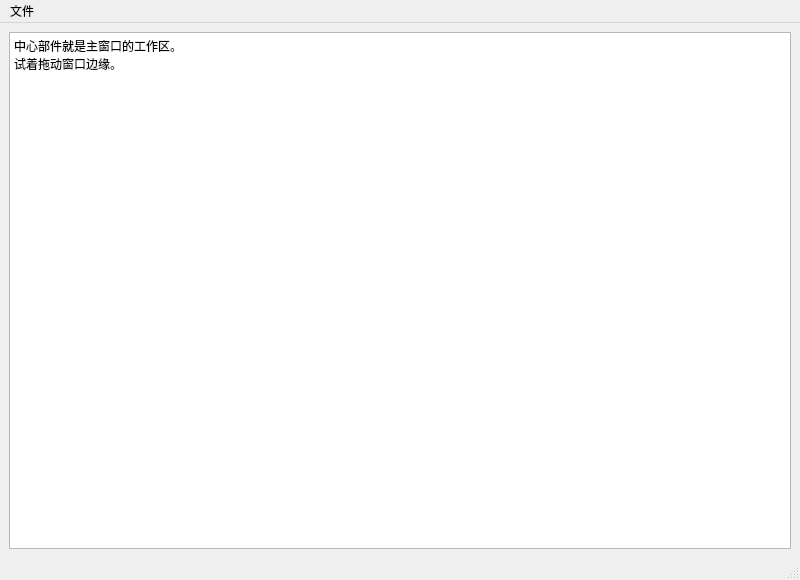
<?xml version="1.0" encoding="UTF-8"?>
<ui version="4.0">
 <class>MainWindow</class>
 <widget class="QMainWindow" name="MainWindow">
  <property name="geometry">
   <rect>
    <x>0</x>
    <y>0</y>
    <width>800</width>
    <height>580</height>
   </rect>
  </property>
  <property name="windowTitle">
   <string>31 主窗口与中心部件</string>
  </property>
  <widget class="QWidget" name="centralwidget">
   <layout class="QVBoxLayout" name="verticalLayout">
    <item>
     <widget class="QTextEdit" name="textEdit">
      <property name="plainText">
       <string>中心部件就是主窗口的工作区。
试着拖动窗口边缘。</string>
      </property>
     </widget>
    </item>
   </layout>
  </widget>
  <widget class="QMenuBar" name="menubar">
   <widget class="QMenu" name="menuFile">
    <property name="title">
     <string>文件</string>
    </property>
   </widget>
   <addaction name="menuFile" />
  </widget>
  <widget class="QStatusBar" name="statusbar" />
 </widget>
 <resources />
 <connections />
</ui>
